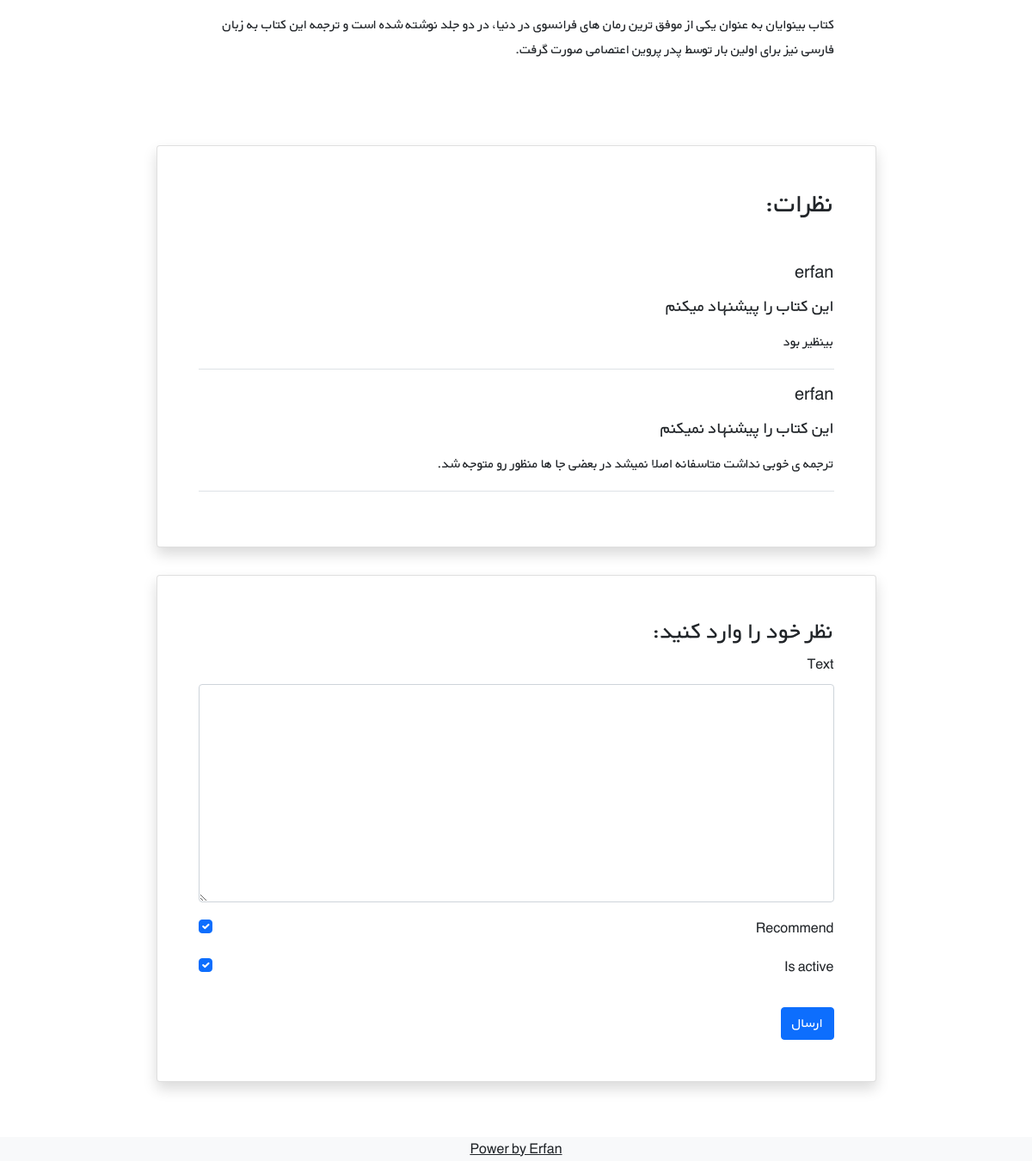
/books/3/ (lower part), run on an earlier commit of the app's database.
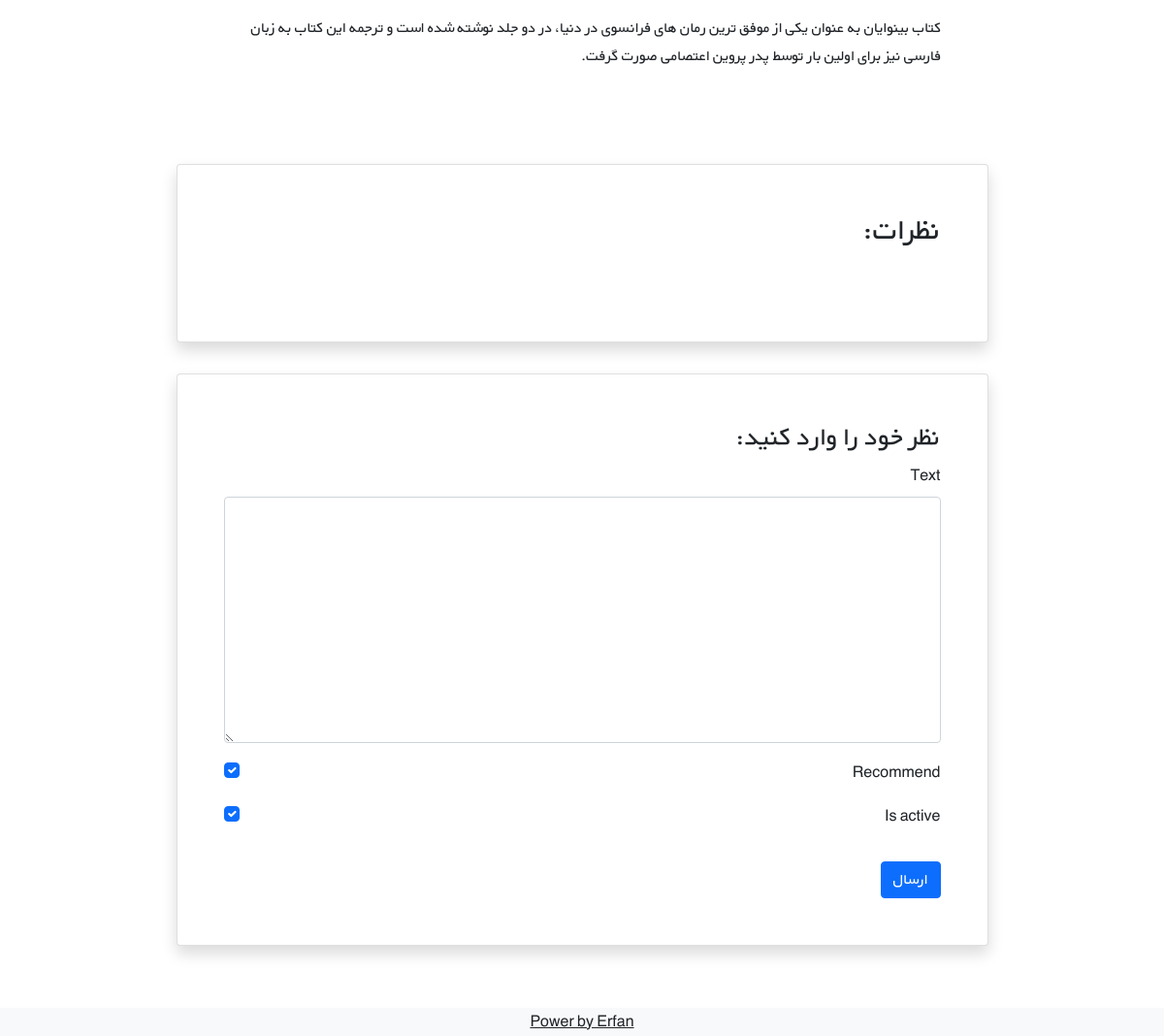
And on a later commit of the database.
### books/models.py (models this page shows, shortened)
class Comment(models.Model):
    user = models.ForeignKey(get_user_model() , on_delete=models.CASCADE)
    text = models.TextField(blank=True)
    date_time_created = models.DateTimeField(auto_now_add=True)
    book = models.ForeignKey(Book , on_delete=models.CASCADE , related_name="comments")
    is_active = models.BooleanField(default=True)
    recommend = models.BooleanField(default=True)

### account/models.py (models this page shows)
class CustomUser(AbstractUser):
    age = models.PositiveIntegerField(null=True , blank = True)

### books/views.py (the view)
# urls.py: path('<int:pk>/' ,book_detail_view , name = 'book_detail'),
def book_detail_view(request , pk):
    book = get_object_or_404(Book , pk=pk)
    book_comments = book.comments.all()
    if request.method == 'POST' :
        comment_form = CommentForm(request.POST)
        if comment_form.is_valid():
            new_comment = comment_form.save(commit=False)
            new_comment.book = book
            new_comment.user = request.user
            new_comment.save()
            comment_form = CommentForm()
    else:
        comment_form = CommentForm()
    return render(request , "books/book_detail.html" ,
                  {
                      "book" : book ,
                      "comments" : book_comments ,
                      "comment_form" : comment_form
                  })

### books/forms.py
class CommentForm(forms.ModelForm):
    class Meta:
        model = Comment
        fields = ('text' , 'recommend' , 'is_active' ,)

### books/templates/books/book_detail.html (shortened to what this page needs)
{% extends '_html.html' %}
{% load crispy_forms_tags %}
{% block content %}
    <div class="container mt-5" dir="rtl">
        <div class="">
            <div class="">
                <div class="d-flex justify-content-center">
                    <div class="my-3 p-5 w-sm-75 w-100">
                        {{ book.description|linebreaks }}
                    </div>
                </div>
                <div class="d-flex justify-content-center">
                    <div class="card shadow my-3 p-5 w-sm-75 w-100">
                        <h2 class="mb-5">نظرات:</h2>
                        {% for comment in comments %}
                            {% if comment.is_active %}
                                <div class="border-bottom mb-3">
                                    <h5 class="mb-3">{{ comment.user.username }}</h5>
                                    {% if comment.recommend %}
                                        <h5>این کتاب را پیشنهاد میکنم</h5>
                                    {% else %}
                                        <h5>این کتاب را پیشنهاد نمیکنم</h5>
                                    {% endif %}
                                    <p>{{ comment.text|linebreaks }}</p>
                                </div>
                            {% endif %}
                        {% endfor %}
                    </div>
                </div>
                <div class="d-flex justify-content-center">
                    <div class="card shadow my-3 p-5 w-sm-75 w-100">
                        <h3>نظر خود را وارد کنید:</h3>
                        <form method="POST">
                            {{ comment_form|crispy }}
                            <button type="submit" class="btn btn-primary mt-3">ارسال</button>
                        </form>
                    </div>
                </div>
            </div>
        </div>
    </div>
{% endblock content %}

What changed in the data, as far as the page shows it:
removed Comment: user.username "erfan", recommend "این کتاب را پیشنهاد میکنم", text "بینظیر بود"
removed Comment: user.username "erfan", recommend "این کتاب را پیشنهاد نمیکنم", text "ترجمه ی خوبی نداشت متاسفانه اصلا نمیشد در بعضی جا ها منظور رو متوجه شد."
